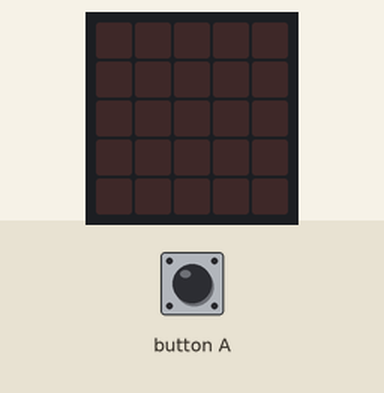
This program was run on a simulated BBC micro:bit (MakeCode). On the bench: the board's 5×5 LED display. The inputs (shaded band) are chosen by the test bench.

Above: at 1.2 s.
1.3 s: button A pressed for 0.15 s
At 1.6 s:
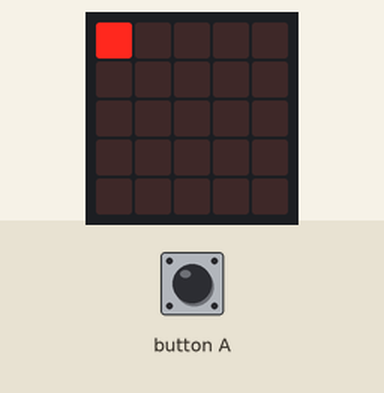
At 2.2 s:
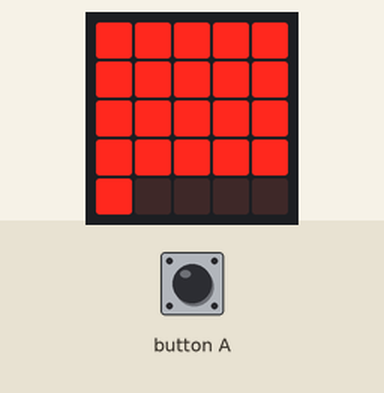
4.3 s: button A pressed 2 times (0.12 s each, 0.3 s apart)
At 4.9 s:
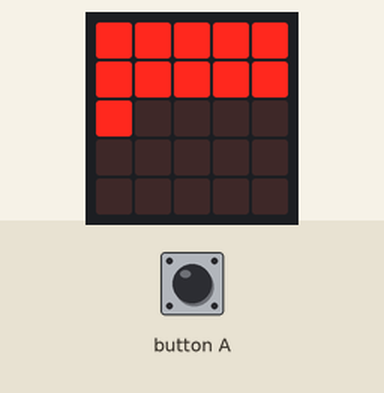
Timing chart, 0 to 7.3 s (numbered marks = the images above; inputs shaded):
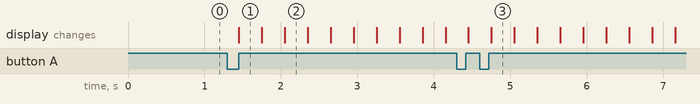

Measured:
- after the input at 1.3 s, the display: changes after 0.15 s (image 1)
- after the input at 4.3 s, the display: first changes after 0.15 s (image 3 shows a later state)

The program:

main.ts
```typescript
input.onButtonPressed(Button.A, function () {
    for (let index = 0; index < 4; index++) {
        for (let índiceY = 0; índiceY <= 4; índiceY++) {
            for (let índiceX = 0; índiceX <= 4; índiceX++) {
                led.plotBrightness(índiceX, índiceY, 255)
                basic.pause(30)
            }
        }
        basic.clearScreen()
    }
})
basic.forever(function () {

})
```

test.ts
```typescript
// testes vão aqui; isto não será compilado quando este pacote for usado como uma extensão.
```
